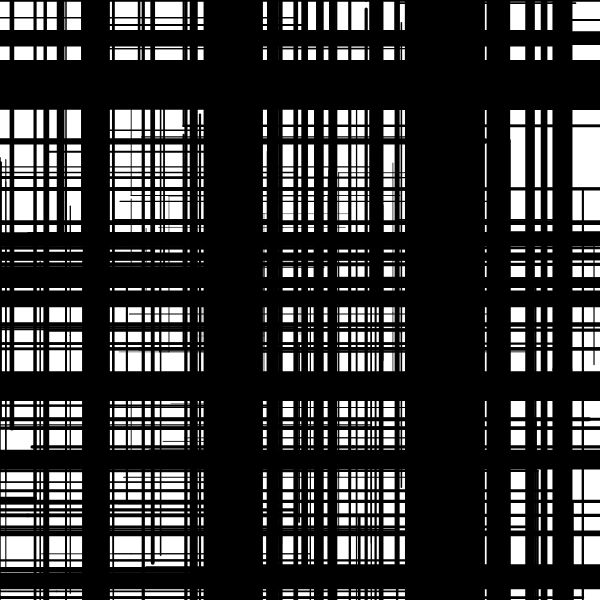
Frame 1 (no input)
Frame 60 (no input): identical to frame 1, image omitted
Frame 120 (the mouse pressed at the canvas centre since frame 60): identical to frame 1, image omitted

The p5.js sketch that drew this single still picture (run headless with seeded random() and noise() and a simulated clock; from frame 60 on, the mouse is pressed at the canvas centre):

// p5.js sketch
// ── sketch.js
//let bigRule = 'F[+FF]-F';

let premise = "BFA";
let rules = {
  B: "F[+FFA][-FA]",
  A: "F[+FFB][-FB]",
  F: "+B[-F+>AAA<F-]++A>-sF",
};
let bigRule;

let length = 100;
let angle = 90;

function setup() {
  createCanvas(600, 600);
  angleMode(DEGREES);
  bigRule = resolveRules(premise, rules, 3);
  print(bigRule);
}

function draw() {
  background("white");
  stroke("black");
  strokeWeight(1);
  translate(width / 2, height / 2);
  rotate(-90);
  scale(0.3);

  drawShape(bigRule);
  // angle += 1;
  // length += 0.1;
}

function resolveRules(startRule, rules, depth) {
  let endRule = "";
  for (let currentLetter of startRule) {
    if (currentLetter in rules) {
      endRule += rules[currentLetter];
    } else {
      endRule += currentLetter;
    }
  }
  if (depth >= 1) {
    endRule = resolveRules(endRule, rules, depth - 1);
  }
  return endRule;
}

function drawShape(rule) {
  for (let c of rule) {
    if (c === "F") {
      line(0, 0, length, 0);
      translate(length, 0);
    } else if (c === "+") {
      rotate(angle);
    } else if (c === "-") {
      rotate(-angle);
    } else if (c === "[") {
      push();
    } else if (c === "]") {
      pop();
    } else if (c === ">") {
      scale(1.2);
    } else if (c === "<") {
      scale(0.8);
    }
  }
}
